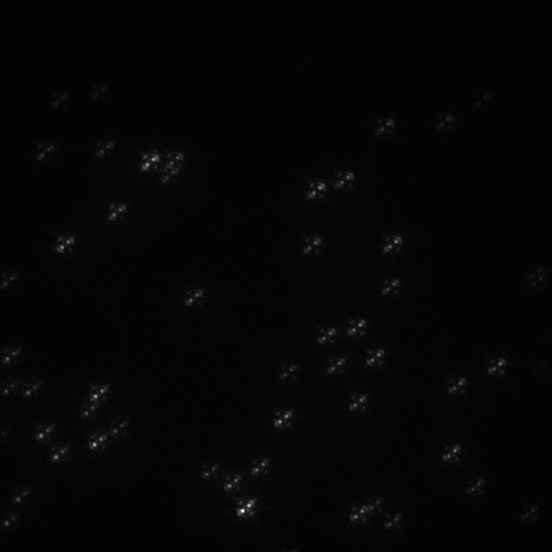
#> input picture hex_beads/img000_000_000020_0000000000_0000000002_1.tif, 552 x 552 px
$ python test.py
#> lines starting #> are read from the running program, lines starting #| are printed output that depends on the picture
### PupilPlane.py
import numpy as np
import matplotlib.pyplot as plt


class PupilPlane:
    def __init__(self):
        with open("T53_FullSym.csv") as f:
            points = f.read()
            f.close()

        points = points.split("\n")
        w_j_sym = []
        th_j_sym = []
        u_j_sym = []
        threshold = 1e-12
        for point in points:
            point = point.split(",")
            u_j_sym.append(np.float64(point[1]))
            th_j_sym.append(np.float64(point[2]))
            w_j_sym.append(np.float64(point[3]))

        w_j_sym = np.array(w_j_sym)
        th_j_sym = np.array(th_j_sym)
        u_j_sym = np.array(u_j_sym)
        # Assuming u_j_sym, th_j_sym, w_j_sym, and threshold are already defined as numpy arrays/scalars
        # For example:
        # threshold = 1e-12

        # 1. Scale weights for points on lines of symmetry
        w_j_scaled = np.copy(w_j_sym)

        # Double weights of points on the x-axis
        mask_x = np.abs(th_j_sym) < threshold
        w_j_scaled[mask_x] = 2 * w_j_sym[mask_x]

        # Double weights of points on the y-axis (theta = -pi/2)
        mask_y = np.abs(th_j_sym + np.pi / 2) < threshold
        w_j_scaled[mask_y] = 2 * w_j_sym[mask_y]

        # Quadruple the weight of the origin point
        origin_mask = np.abs(u_j_sym) < threshold
        assert np.sum(origin_mask) == 1, "Can only have one point at the origin"
        w_j_scaled[origin_mask] = 4 * w_j_sym[origin_mask]

        # 2. Reflect points across the x-axis
        u_j_positiveY = np.copy(u_j_sym)
        th_j_positiveY = -th_j_sym
        w_j_positiveY = np.copy(w_j_scaled)

        # Determine indices of duplicated points on the x-axis
        # np.where returns a tuple, we take the first element [0]
        duplicate_pts = np.where(np.abs(th_j_positiveY) < threshold)[0]
        # Add index 0 (the origin) to duplicates
        duplicate_pts = np.unique(np.append(duplicate_pts, 0))

        # Remove duplicate points (using np.delete for index-based removal)
        u_j_positiveY = np.delete(u_j_positiveY, duplicate_pts)
        w_j_positiveY = np.delete(w_j_positiveY, duplicate_pts)
        th_j_positiveY = np.delete(th_j_positiveY, duplicate_pts)

        # Concatenate to get Quadrants 1 and 4
        u_j_q14 = np.concatenate([u_j_sym, u_j_positiveY])
        th_j_q14 = np.concatenate([th_j_sym, th_j_positiveY])
        w_j_q14 = np.concatenate([w_j_scaled, w_j_positiveY])

        # 3. Rotate to get Quadrants 2 and 3
        u_j_q23 = np.copy(u_j_q14)
        th_j_q23 = th_j_q14 + np.pi
        w_j_q23 = np.copy(w_j_q14)

        # Determine indices of duplicated points on the y-axis
        mask_y_pos = np.abs(th_j_q23 - np.pi / 2) < threshold
        mask_y_neg = np.abs(th_j_q23 - 3 * np.pi / 2) < threshold
        duplicate_pts_rot = np.where(mask_y_pos | mask_y_neg)[0]

        # Add origin (index 0) to duplicates
        duplicate_pts_rot = np.unique(np.append(duplicate_pts_rot, 0))

        # Remove duplicates from the rotated set
        u_j_q23 = np.delete(u_j_q23, duplicate_pts_rot)
        th_j_q23 = np.delete(th_j_q23, duplicate_pts_rot)
        w_j_q23 = np.delete(w_j_q23, duplicate_pts_rot)

        # 4. Final Concatenation
        u_j_full = np.concatenate([u_j_q14, u_j_q23])
        th_j_full = np.concatenate([th_j_q14, th_j_q23])
        w_j_full = np.concatenate([w_j_q14, w_j_q23])

        self.rho = u_j_full
        self.theta = th_j_full
        self.B_star = w_j_full
        self.Zernike = np.zeros_like(self.rho)

        # r = np.array([
        #     0.18089963670914432, 0.98391537714755427, 0.77364389614737803, 0.67975937134823609,
        #     0.59230560995561076, 0.41774444740353380, 0.89789289495208579, 0.93927352486965313,
        #     0.79099671385625722, 0.56605481445792489, 0.83180776468445906, 0.76010583069266321,
        #     0.62209339812108792, 0.36200059276768541
        # ])
        # s = np.array([
        #     0.0, 0.0, 0.77364389614737803, 0.67975937134823609,
        #     0.59230560995561076, 0.41774444740353380, 0.13375169526590821, 0.27985732696474981,
        #     0.39385576573951899, 0.10885005806786229, 0.51224072541565606, 0.12830595415488073,
        #     0.34691040719842391, 0.16676191877222966
        # ])
        # B = np.array([
        #     0.064712088156233115, 0.012203257346077736, 4.6214466764876138e-5,
        #     0.020941123674084990, 0.044321766954122515, 0.052715691149269700,
        #     0.028690025849304919, 0.013819709344648730, 0.037034888202855274,
        #     0.047520136607474831, 0.014296165120136605, 0.042923763669888949,
        #     0.047444099811669938, 0.063500222219468438
        # ])
        #
        #
        #
        # rs = []
        # B_vec = []
        #
        # for i in range(len(r)):
        #     if r[i] == s[i]:
        #         rs_temp = np.array([
        #             [r[i], -r[i], -r[i], r[i]],
        #             [s[i], s[i], -s[i], -s[i]]
        #         ])
        #         B_temp = [B[i]] * 4
        #     elif s[i] == 0:
        #         rs_temp = np.array([
        #             [r[i], -r[i], s[i], s[i]],
        #             [s[i], s[i], r[i], -r[i]]
        #         ])
        #         B_temp = [B[i]] * 4
        #     else:
        #         rs_temp = np.array([
        #             [r[i], -r[i], -r[i], r[i], s[i], -s[i], -s[i], s[i]],
        #             [s[i], s[i], -s[i], -s[i], r[i], r[i], -r[i], -r[i]]
        #         ])
        #         B_temp = [B[i]] * 8
        #
        #     rs.append(rs_temp)
        #     B_vec.extend(B_temp)
        #
        # rs = np.hstack(rs)
        # rt = np.zeros_like(rs)
        # rt[0, :] = np.sqrt(rs[0, :] ** 2 + rs[1, :] ** 2)
        # rt[1, :] = np.arctan2(rs[1, :], rs[0, :])
        #
        # self.B_star = np.array(B_vec, dtype=np.float32)
        # self.rho = rt[0, :].astype(np.float32)
        # self.theta = rt[1, :].astype(np.float32)
        # self.Zernike = np.zeros_like(self.rho)

### HexPP.py
import numpy as np

def custom_sigmf(x, a, c):
    return 1 / (1 + np.exp(-a * (x - c)))

class HexPP:
    def __init__(self, x_off, y_off, theta_off, actuator_heights):
        self.x_off = x_off
        self.y_off = y_off
        self.theta_off = theta_off
        self.actuator_heights = np.array(actuator_heights)

    def get_HexPP(self, rho, theta):
        phase_plate = np.zeros_like(rho)
        for i in range(len(theta)):
            x = rho[i] * np.cos(theta[i]) - self.x_off
            y = rho[i] * np.sin(theta[i]) - self.y_off
            theta[i] = np.arctan2(y, x)
            angle = (theta[i] + self.theta_off) % (2 * np.pi)
            alpha = 10
            if 0 < angle <= np.pi / 3:
                phase_plate[i] = self.actuator_heights[0] #* custom_sigmf(rho[i], alpha, 0)
            elif np.pi / 3 < angle <= 2 * np.pi / 3:
                phase_plate[i] = self.actuator_heights[1] #* custom_sigmf(rho[i], alpha, 0)
            elif 2 * np.pi / 3 < angle <= np.pi:
                phase_plate[i] = self.actuator_heights[2] #* custom_sigmf(rho[i], alpha, 0)
            elif np.pi / 3 < angle <= 4 * np.pi / 3:
                phase_plate[i] = self.actuator_heights[3] #* custom_sigmf(rho[i], alpha, 0)
            elif 4 * np.pi / 3 < angle <= 5 * np.pi / 3:
                phase_plate[i] = self.actuator_heights[4] #* custom_sigmf(rho[i], alpha, 0)
            else:
                phase_plate[i] = self.actuator_heights[5] #* custom_sigmf(rho[i], alpha, 0)

        return phase_plate

### HexPSF.py
import numpy as np
import matplotlib.pyplot as plt
import matplotlib.ticker as tck
from matplotlib.patches import RegularPolygon
import PupilPlane
import OpticsParams
import HexPP
from scipy.ndimage import gaussian_filter

# [79 lines of commented-out code are left out]

def add_noise(psf):
    return np.random.poisson(psf)

# [17 lines left out: function zernike_polynomials, not called in this run]

class HexPSF:
    def __init__(self):
        self.optics = OpticsParams.OpticsParams()
        self.Pupil_Plane = PupilPlane.PupilPlane()
        self.HexPP = HexPP.HexPP(x_off=0, y_off=0, theta_off=0, actuator_heights=[0,0,0,0,0,0])
        self.corrections = [0,0,0,0]

        x = np.linspace(self.optics.PixelSize * -self.optics.K / 2,
                        self.optics.PixelSize * self.optics.K / 2,
                        self.optics.K) / self.optics.M

        X, Y = np.meshgrid(x, x)
        num_el_rho = np.size(self.Pupil_Plane.rho)

        self.x = np.tile(X.astype(np.float32)[..., np.newaxis], (1, 1, num_el_rho))
        self.y = np.tile(Y.astype(np.float32)[..., np.newaxis], (1, 1, num_el_rho))

        self.x0 = np.zeros_like(self.x)
        self.y0 = np.zeros_like(self.x)
        self.zp = np.zeros_like(self.x)
        self.wl = np.zeros_like(self.x)

    def set_corrections(self, corrections):
        self.corrections = corrections

    def GibsonLaniPSFModel(self, x0, y0, zp, wl):
        x = self.x
        y = self.y
        k = 2 * np.pi / wl
        i = 1j
        NA = self.optics.NA
        M = self.optics.M
        n_p = self.optics.n_p
        n_s = self.optics.n_s
        n_i = self.optics.n_i
        n_a = self.optics.n_a
        delta_t = self.optics.delta_t
        delta_z = self.optics.delta_z
        rho = self.Pupil_Plane.rho
        theta = self.Pupil_Plane.theta
        B_star = self.Pupil_Plane.B_star

        # Axial distance terms
        term1 = delta_t * n_i * np.sqrt(1 - (NA ** 2 * rho ** 2) / n_i ** 2)
        term2 = zp * n_s * np.sqrt(1 - (NA ** 2 * rho ** 2) / n_s ** 2)

        # Lateral distance term
        r = np.sqrt((x0 - x) ** 2 + (y0 - y) ** 2)
        angle_diff = theta - np.arctan2(x0 - x, y0 - y)
        term3 = (NA * rho) * r * np.cos(angle_diff)

        # XPP term
        self.HexPP.x_off = self.corrections[0]
        self.HexPP.y_off = self.corrections[1]
        self.HexPP.theta_off = self.corrections[2]

        hex_pp = self.HexPP.get_HexPP(rho, theta)
        term4 = (n_p - n_a) * hex_pp

        # Camera defocus term
        term5 = 1 / 2 * (NA * rho) ** 2 * delta_z

        # Zernike correction term
        term6 = self.Pupil_Plane.Zernike

        # Combine phase terms
        phase = -i * k * (term1 + term2 + term3 + term4 + term5 + term6)

        # Complete integrand
        integrand = k * np.exp(phase)

        # Multiply with weight (Bstar) and integrate over unit disk (axis=2) to get wavefront (see Cools and Kim paper)
        integral = np.sum(integrand * B_star, axis=2)
        intensity = np.real(integral * np.conj(integral))

        # Return normalized intensity with Gaussian smoothing filter
        out = intensity / np.sum(intensity)
        return out

    # [201 lines of commented-out code are left out]

    def set_plate(self, plate):
        self.HexPP.actuator_heights = plate

    def intensity(self, x0, y0, zp, wl, N, B, corrections, z_modes):
        self.set_corrections(corrections=corrections)

        # Return the intensity profile of the PSF
        self.x0 = np.array(x0, dtype=np.float32).flatten()
        self.y0 = np.array(y0, dtype=np.float32).flatten()
        self.zp = np.array(zp, dtype=np.float32).flatten()
        self.wl = np.array(wl, dtype=np.float32).flatten()

        model = self.GibsonLaniPSFModel(self.x0, self.y0, self.zp, self.wl)
        model = N * model + B * np.ones_like(model)
        return model

    # [42 lines left out: function show, not called in this run]

# [24 lines of commented-out code are left out]

### OpticsParams.py
class OpticsParams:
    def __init__(self):
        self.K = 30
        self.PixelSize = 6.5
        self.NA = 1.3
        self.M = 83.2
        self.n_s = 1.38
        self.n_i = 1.406
        self.n_p = 1.46
        self.n_a = 1.0
        self.delta_z = 0
        self.delta_t = 0

### test.py
import tifffile
import numpy as np
import matplotlib.pyplot as plt
from HexPSF import HexPSF
from scipy.optimize import minimize
np.set_printoptions(suppress=True)

def mle_poisson_fit(measured_psf, model_func,
                           initial_guess=(0,0,0,0,0), bounds=None):
    measured_psf = measured_psf.astype(np.float64)

    def nll_poisson(params):
        x, y, dt, N, B = params
        model_psf = model_func(x0=x, y0=y, dt=dt, N=N, B=B)
        return np.sum(model_psf - measured_psf * np.log(model_psf))

    result = minimize(nll_poisson, x0=initial_guess, bounds=bounds, method="Nelder-Mead")
    return result.x

# [7 lines of commented-out code are left out]

red = tifffile.imread("hex_beads/img000_000_000020_0000000000_0000000002_1.tif")[318:348, 312:342]
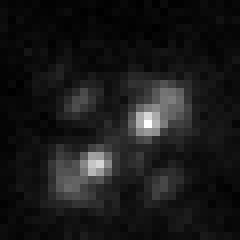
#> red: shape (30, 30) float32 (shown 8 times larger); min 116, max 1837, mean 291.1; drawn with min black and max white
yellow = tifffile.imread("hex_beads/img000_000_000020_0000000000_0000000001_1.tif")[318:348, 312:342]
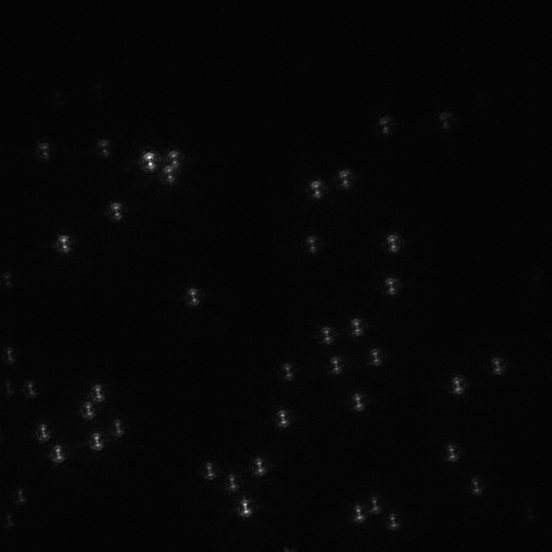
#> input picture hex_beads/img000_000_000020_0000000000_0000000001_1.tif, 552 x 552 px
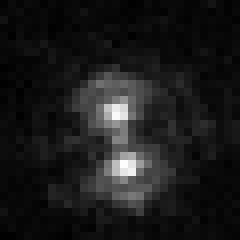
#> yellow: shape (30, 30) float32 (shown 8 times larger); min 92, max 1033, mean 191.8; drawn with min black and max white
green = tifffile.imread("hex_beads/img000_000_000020_0000000000_0000000000_1.tif")[318:348, 312:342]
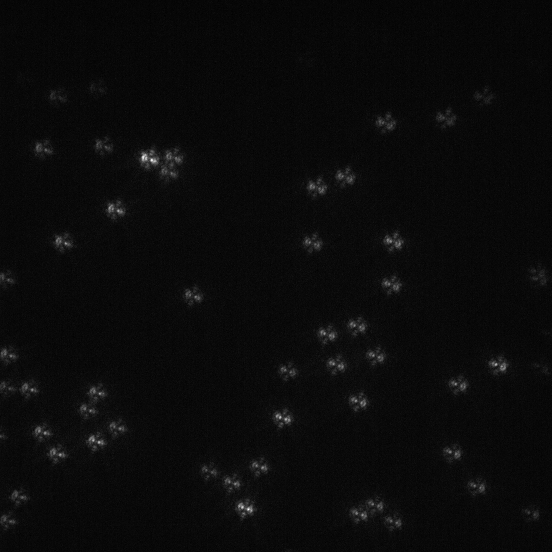
#> input picture hex_beads/img000_000_000020_0000000000_0000000000_1.tif, 552 x 552 px
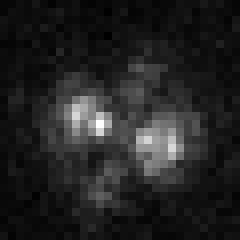
#> green: shape (30, 30) float32 (shown 8 times larger); min 89, max 832, mean 192.1; drawn with min black and max white


def model(x0, y0, dt, N, B):
    psf = HexPSF()
#> (reads T53_FullSym.csv from the repository)
    h1 = 2.24
    h2 = 5.09
    psf.set_plate([0, h1, h2, 0, h1, h2])
    psf.optics.delta_t = dt
    psf.optics.delta_z = 1.5
    corrections = [0, 0, -0.18]
    z_modes = [0]
    all = []
    all.append(psf.intensity(x0, y0, 0.05, 0.683, N, B, corrections, z_modes))
    all.append(psf.intensity(x0, y0, 0.05, 0.579, N, B, corrections, z_modes))
    all.append(psf.intensity(x0, y0, 0.05, 0.513, N, B, corrections, z_modes))
    all = np.array(all)
    return all

all = []
all.append(red)
all.append(yellow)
all.append(green)
all = np.array(all)
#
params = mle_poisson_fit(all, model, initial_guess=(0, 0, 1.5, 10000, 100), bounds=((None, None), (None, None),
                                                                                  (None, None), (0, None), (0, None)))
#> (the run stopped early here; a loop or call above may not have finished)
